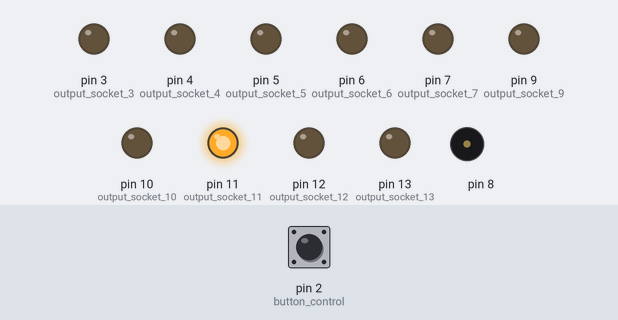
A sketch run on a simulated Arduino Uno, built with avr-gcc and run on an emulated ATmega328P. On the bench: output pins drawn as LEDs (lit = HIGH), buzzer (waves = sounding). Dashed ring = blinking. Inputs (shaded band) come from the test bench; at power-on: pin 2 (button_control) HIGH. What the sketch prints to the serial monitor is not drawn.

Above: at 1.0 s.
1.5 s: pin 2 (button_control) pulled LOW for 0.15 s
At 2.0 s:
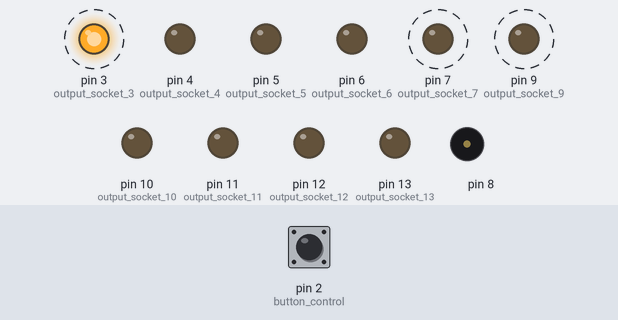
4.5 s: pin 2 (button_control) pulled LOW for 1 s
At 5.65 s:
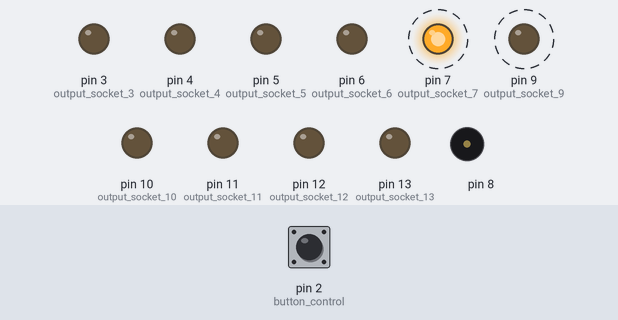
7.5 s: pin 2 (button_control) pulled LOW for 3.2 s
At 11.15 s:
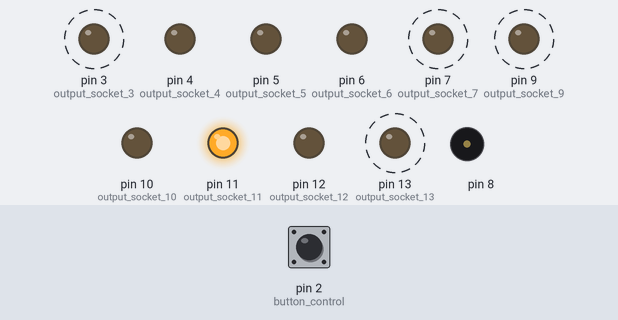
13.7 s: pin 2 (button_control) pulled LOW for 1 s
At 14.85 s:
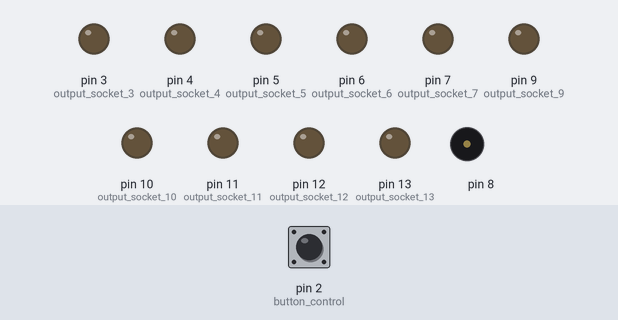
16.7 s: pin 2 (button_control) pulsed LOW 5 times (0.12 s each, 0.3 s apart)
At 17.51 s:
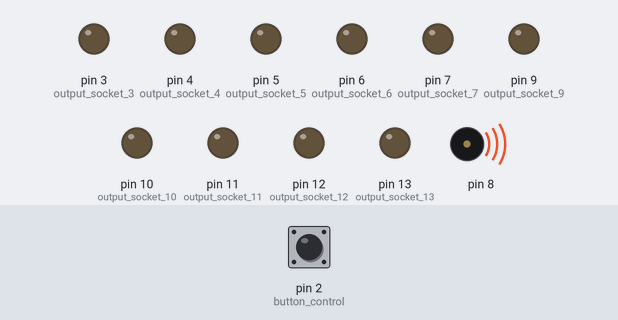
19.7 s: pin 2 (button_control) pulled LOW for 0.15 s
At 19.79 s:
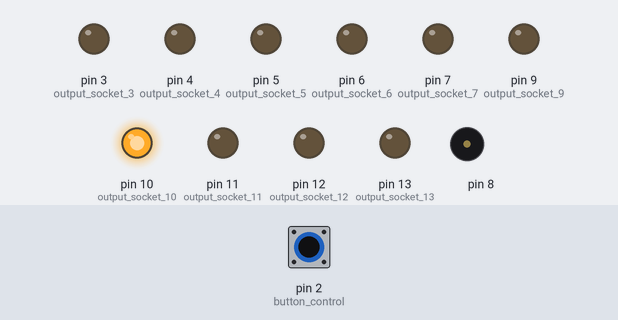
Timing chart, 0 to 22.3 s (numbered marks = the images above; inputs shaded):
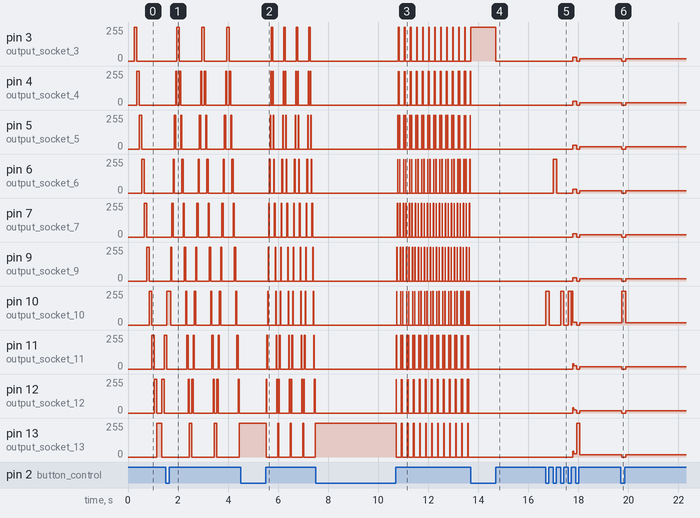

Measured:
- after the input at 1.5 s, pin 3 (output_socket_3): alternates 255/255 for 0.10 s and 0/255 for 0.90 s, starting after 0.45 s; tone on pin 8: silent → 400 Hz after 0.15 s, → silent 0.10 s later
- after the input at 4.5 s, pin 3 (output_socket_3): alternates 255/255 for 0.05 s and 0/255 for 0.45 s, starting after 1.2 s; pin 7 (output_socket_7): alternates 255/255 for 0.03 s and 0/255 for 0.20 s, starting after 1.1 s
- after the input at 7.5 s, pin 3 (output_socket_3): alternates 255/255 for 0.02 s and 0/255 for 0.22 s, starting after 3.3 s; pin 7 (output_socket_7): alternates 255/255 for 0.01 s and 0/255 for 0.11 s, starting after 3.3 s
- after the input at 13.7 s, pin 4 (output_socket_4), pin 5 (output_socket_5): stops changing and stays 0/255
- after the input at 16.7 s, pin 3 (output_socket_3): 0/255 → 30/255 after 1.1 s, → 0/255 0.16 s later, → 18/255 0.12 s later; pin 4 (output_socket_4): 0/255 → 29/255 after 1.1 s, → 0/255 0.16 s later, → 17/255 0.12 s later
- after the input at 19.7 s, pin 3 (output_socket_3): 18/255 → 0/255 at once, → 18/255 0.15 s later; pin 4 (output_socket_4): 17/255 → 0/255 at once, → 16/255 0.15 s later
- by itself, pin 7 (output_socket_7): alternates 255/255 for 0.05 s and 0/255 for 0.40 s
- by itself, pin 9 (output_socket_9): alternates 255/255 for 0.05 s and 0/255 for 0.50 s

The sketch:

62120501075-Q1-MDT112.ino
```cpp
void setup()
{                                   // start of set up
    Serial.begin(9600);             // show in serial monitor
    pinMode(2, INPUT_PULLUP);       // button control
    pinMode(3, OUTPUT);             // output socket 3
    pinMode(4, OUTPUT);             // output socket 4
    pinMode(5, OUTPUT);             // output socket 5
    pinMode(6, OUTPUT);             // output socket 6
    pinMode(7, OUTPUT);             // output socket 7
    pinMode(9, OUTPUT);             // output socket 9
    pinMode(10, OUTPUT);            // output socket 10
    pinMode(11, OUTPUT);            // output socket 11
    pinMode(12, OUTPUT);            // output socket 12
    pinMode(13, OUTPUT);            // output socket 13
    tone(8,200,500);                // 1st beep sound for 500 milliseconds
    delay(250);                     // wait 0.25 sec
    tone(8,400,100);                // 2nd beep sound for 100 milliseconds
}                                   // end of set up
int b = 3;                           // b for light 'b'ulb
int c = 1;                           // c for 'c'ount
int t = 100;                         // t for 't'ime
void loop()
{                                    // start of loop
    for(b = 3 ; b <= 13 ; b++)       // chasing right
    {                                // start of for structure (1)
        if(b == 8)                   // mention socket8
        {
            b++;                     // moving on the lighting
        }
        digitalWrite(b,1);           // switching the LED on
        while(digitalRead(2) == 0)   // button job in
        {                            // start of while loop (1)
            if(digitalRead(2) == 1)  // button job out
            {
            c = c * 2;               // count in two times
            t = t / 2;               // time duration (down!)
            Serial.println("“Faster X 2 (Current Speed : X"+String(c)+"”)");    //show following
            tone(8,400,100);         // beep sound for 100 milliseconds
            }
        }                            // end of while loop (1)
        delay(t);                    // stopping the program for 100 milliseconds
        digitalWrite(b,0);           // switching the LED off
    }                                // end of for structure (1)
    for(b = 13 ; b >= 3 ; b--)       // chasing left
    {                                // start of for Structure (2)
        if(b == 8)                   // mention socket8
        {
            b--;                     // moving on the lighting
        }
        digitalWrite(b,1);           // switching the LED on
        while(digitalRead(2) == 0)   // button job in
        {                            // start of while loop (2)
            if(digitalRead(2) == 1)  // button job out
            {
            c = c * 2;               // count in two times
            t = t / 2;               // time duration (down!)
            Serial.println("“Faster X 2 (Current Speed : X"+String(c)+"”)");    //show following
            tone(8,400,100);         // beep sound for 100 milliseconds
            }
        }                            // end of while loop (2)
        delay(t);                    // stopping the program for 100 milliseconds
        digitalWrite(b,0);           // switching the LED off
    }                                // end of for structure (2)
}                                    // end of loop
```
